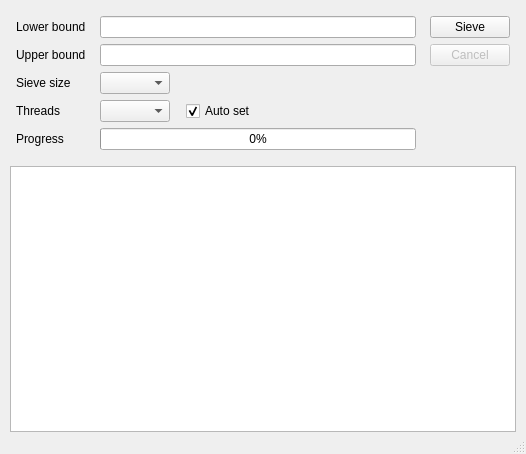
<?xml version="1.0" encoding="UTF-8"?>
<ui version="4.0">
 <class>PrimeSieveGUI</class>
 <widget class="QMainWindow" name="PrimeSieveGUI">
  <property name="geometry">
   <rect>
    <x>0</x>
    <y>0</y>
    <width>526</width>
    <height>454</height>
   </rect>
  </property>
  <property name="windowTitle">
   <string/>
  </property>
  <property name="animated">
   <bool>true</bool>
  </property>
  <widget class="QWidget" name="centralWidget">
   <property name="minimumSize">
    <size>
     <width>0</width>
     <height>0</height>
    </size>
   </property>
   <layout class="QVBoxLayout" name="verticalLayout">
    <property name="spacing">
     <number>6</number>
    </property>
    <property name="leftMargin">
     <number>10</number>
    </property>
    <property name="topMargin">
     <number>16</number>
    </property>
    <property name="rightMargin">
     <number>10</number>
    </property>
    <property name="bottomMargin">
     <number>0</number>
    </property>
    <item>
     <layout class="QGridLayout" name="inputGridLayout">
      <item row="0" column="2">
       <spacer name="horizontalSpacer2">
        <property name="orientation">
         <enum>Qt::Horizontal</enum>
        </property>
        <property name="sizeType">
         <enum>QSizePolicy::Fixed</enum>
        </property>
        <property name="sizeHint" stdset="0">
         <size>
          <width>8</width>
          <height>20</height>
         </size>
        </property>
       </spacer>
      </item>
      <item row="0" column="4">
       <spacer name="horizontalSpacer3">
        <property name="orientation">
         <enum>Qt::Horizontal</enum>
        </property>
        <property name="sizeType">
         <enum>QSizePolicy::Fixed</enum>
        </property>
        <property name="sizeHint" stdset="0">
         <size>
          <width>8</width>
          <height>20</height>
         </size>
        </property>
       </spacer>
      </item>
      <item row="1" column="5">
       <widget class="QPushButton" name="cancelButton">
        <property name="enabled">
         <bool>false</bool>
        </property>
        <property name="minimumSize">
         <size>
          <width>0</width>
          <height>0</height>
         </size>
        </property>
        <property name="maximumSize">
         <size>
          <width>16777215</width>
          <height>16777215</height>
         </size>
        </property>
        <property name="text">
         <string>Cancel</string>
        </property>
        <property name="shortcut">
         <string notr="true"/>
        </property>
       </widget>
      </item>
      <item row="0" column="5">
       <widget class="QPushButton" name="sieveButton">
        <property name="minimumSize">
         <size>
          <width>0</width>
          <height>0</height>
         </size>
        </property>
        <property name="maximumSize">
         <size>
          <width>16777215</width>
          <height>16777215</height>
         </size>
        </property>
        <property name="text">
         <string>Sieve</string>
        </property>
        <property name="shortcut">
         <string notr="true"/>
        </property>
        <property name="default">
         <bool>false</bool>
        </property>
       </widget>
      </item>
      <item row="1" column="3">
       <widget class="QLineEdit" name="upperBoundLineEdit">
        <property name="maxLength">
         <number>20</number>
        </property>
        <property name="frame">
         <bool>true</bool>
        </property>
       </widget>
      </item>
      <item row="0" column="3">
       <widget class="QLineEdit" name="lowerBoundLineEdit">
        <property name="text">
         <string/>
        </property>
        <property name="maxLength">
         <number>20</number>
        </property>
       </widget>
      </item>
      <item row="0" column="1">
       <widget class="QLabel" name="lowerBoundLabel">
        <property name="minimumSize">
         <size>
          <width>0</width>
          <height>0</height>
         </size>
        </property>
        <property name="maximumSize">
         <size>
          <width>16777215</width>
          <height>16777215</height>
         </size>
        </property>
        <property name="text">
         <string notr="true">Lower bound</string>
        </property>
       </widget>
      </item>
      <item row="1" column="1">
       <widget class="QLabel" name="upperBoundLabel">
        <property name="minimumSize">
         <size>
          <width>0</width>
          <height>0</height>
         </size>
        </property>
        <property name="maximumSize">
         <size>
          <width>16777215</width>
          <height>16777215</height>
         </size>
        </property>
        <property name="text">
         <string notr="true">Upper bound</string>
        </property>
       </widget>
      </item>
      <item row="2" column="1">
       <widget class="QLabel" name="sieveSizeLabel">
        <property name="minimumSize">
         <size>
          <width>0</width>
          <height>0</height>
         </size>
        </property>
        <property name="maximumSize">
         <size>
          <width>16777215</width>
          <height>16777215</height>
         </size>
        </property>
        <property name="text">
         <string notr="true">Sieve size</string>
        </property>
       </widget>
      </item>
      <item row="2" column="3">
       <layout class="QHBoxLayout" name="sieveSizeLayout">
        <item>
         <widget class="QComboBox" name="sieveSizeComboBox">
          <property name="minimumSize">
           <size>
            <width>70</width>
            <height>0</height>
           </size>
          </property>
          <property name="maximumSize">
           <size>
            <width>70</width>
            <height>16777215</height>
           </size>
          </property>
          <property name="maxVisibleItems">
           <number>7</number>
          </property>
          <property name="maxCount">
           <number>32</number>
          </property>
          <property name="sizeAdjustPolicy">
           <enum>QComboBox::AdjustToContents</enum>
          </property>
         </widget>
        </item>
        <item>
         <spacer name="sieveSizeSpacer">
          <property name="orientation">
           <enum>Qt::Horizontal</enum>
          </property>
          <property name="sizeHint" stdset="0">
           <size>
            <width>40</width>
            <height>20</height>
           </size>
          </property>
         </spacer>
        </item>
       </layout>
      </item>
      <item row="3" column="1">
       <widget class="QLabel" name="threadsLabel">
        <property name="minimumSize">
         <size>
          <width>0</width>
          <height>0</height>
         </size>
        </property>
        <property name="maximumSize">
         <size>
          <width>16777215</width>
          <height>16777215</height>
         </size>
        </property>
        <property name="text">
         <string notr="true">Threads</string>
        </property>
       </widget>
      </item>
      <item row="3" column="3">
       <layout class="QHBoxLayout" name="threadsLayout">
        <item>
         <widget class="QComboBox" name="threadsComboBox">
          <property name="minimumSize">
           <size>
            <width>70</width>
            <height>0</height>
           </size>
          </property>
          <property name="maximumSize">
           <size>
            <width>70</width>
            <height>16777215</height>
           </size>
          </property>
          <property name="maxVisibleItems">
           <number>7</number>
          </property>
          <property name="maxCount">
           <number>32</number>
          </property>
         </widget>
        </item>
        <item>
         <spacer name="threadsSpacer">
          <property name="orientation">
           <enum>Qt::Horizontal</enum>
          </property>
          <property name="sizeType">
           <enum>QSizePolicy::Fixed</enum>
          </property>
          <property name="sizeHint" stdset="0">
           <size>
            <width>10</width>
            <height>0</height>
           </size>
          </property>
         </spacer>
        </item>
        <item>
         <widget class="QCheckBox" name="autoSetCheckBox">
          <property name="text">
           <string>Auto set</string>
          </property>
          <property name="shortcut">
           <string notr="true"/>
          </property>
          <property name="checked">
           <bool>true</bool>
          </property>
         </widget>
        </item>
       </layout>
      </item>
      <item row="4" column="1">
       <widget class="QLabel" name="progressLabel">
        <property name="minimumSize">
         <size>
          <width>0</width>
          <height>0</height>
         </size>
        </property>
        <property name="maximumSize">
         <size>
          <width>16777215</width>
          <height>16777215</height>
         </size>
        </property>
        <property name="text">
         <string notr="true">Progress</string>
        </property>
       </widget>
      </item>
      <item row="4" column="3">
       <widget class="QProgressBar" name="progressBar">
        <property name="maximum">
         <number>1000</number>
        </property>
        <property name="value">
         <number>0</number>
        </property>
       </widget>
      </item>
      <item row="0" column="0">
       <spacer name="horizontalSpacer1">
        <property name="orientation">
         <enum>Qt::Horizontal</enum>
        </property>
        <property name="sizeType">
         <enum>QSizePolicy::Fixed</enum>
        </property>
        <property name="sizeHint" stdset="0">
         <size>
          <width>6</width>
          <height>20</height>
         </size>
        </property>
       </spacer>
      </item>
      <item row="0" column="6">
       <spacer name="horizontalSpacer4">
        <property name="orientation">
         <enum>Qt::Horizontal</enum>
        </property>
        <property name="sizeType">
         <enum>QSizePolicy::Fixed</enum>
        </property>
        <property name="sizeHint" stdset="0">
         <size>
          <width>6</width>
          <height>20</height>
         </size>
        </property>
       </spacer>
      </item>
     </layout>
    </item>
    <item>
     <spacer name="verticalSpacer">
      <property name="orientation">
       <enum>Qt::Vertical</enum>
      </property>
      <property name="sizeType">
       <enum>QSizePolicy::Fixed</enum>
      </property>
      <property name="sizeHint" stdset="0">
       <size>
        <width>20</width>
        <height>10</height>
       </size>
      </property>
     </spacer>
    </item>
    <item>
     <layout class="QHBoxLayout" name="textEditLayout">
      <item>
       <widget class="QPlainTextEdit" name="textEdit">
        <property name="acceptDrops">
         <bool>false</bool>
        </property>
        <property name="undoRedoEnabled">
         <bool>false</bool>
        </property>
        <property name="plainText">
         <string notr="true"/>
        </property>
        <property name="cursorWidth">
         <number>0</number>
        </property>
        <property name="textInteractionFlags">
         <set>Qt::TextSelectableByKeyboard|Qt::TextSelectableByMouse</set>
        </property>
        <property name="maximumBlockCount">
         <number>4096</number>
        </property>
       </widget>
      </item>
     </layout>
    </item>
   </layout>
  </widget>
  <widget class="QMenuBar" name="menuBar">
   <property name="geometry">
    <rect>
     <x>0</x>
     <y>0</y>
     <width>526</width>
     <height>21</height>
    </rect>
   </property>
   <property name="defaultUp">
    <bool>false</bool>
   </property>
  </widget>
  <widget class="QStatusBar" name="statusBar"/>
 </widget>
 <layoutdefault spacing="6" margin="11"/>
 <tabstops>
  <tabstop>lowerBoundLineEdit</tabstop>
  <tabstop>upperBoundLineEdit</tabstop>
  <tabstop>sieveSizeComboBox</tabstop>
  <tabstop>threadsComboBox</tabstop>
  <tabstop>autoSetCheckBox</tabstop>
  <tabstop>sieveButton</tabstop>
  <tabstop>cancelButton</tabstop>
 </tabstops>
 <resources/>
 <connections/>
</ui>
